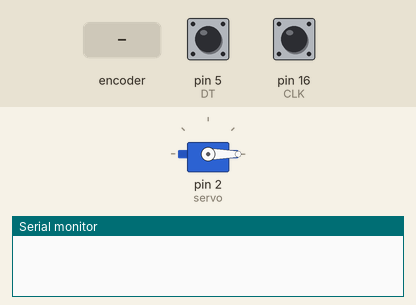
A sketch run on a simulated Arduino Uno, built with avr-gcc and run on an emulated ATmega328P. Shown: servo, the last lines printed to the serial monitor. The test bench sets the inputs (shaded band); at power-on: pin 5 (DT) HIGH, pin 16 (CLK) HIGH.

Above: at 1.2 s.
1.3 s: rotary encoder on pin 16 (CLK) / pin 5 (DT) turned 2 steps (second pin leading)
At 2.1 s:
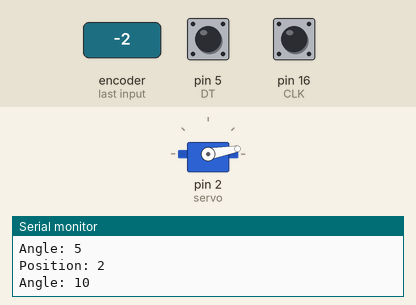
3.2 s: rotary encoder on pin 16 (CLK) / pin 5 (DT) turned 2 steps (second pin leading)
At 4.8 s:
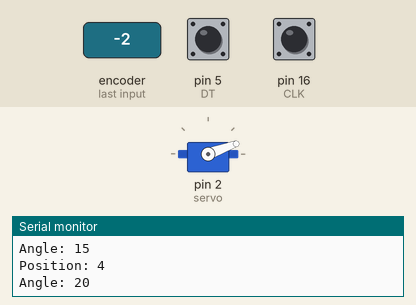
Timing chart, 0 to 6.3 s (numbered marks = the images above; inputs shaded):
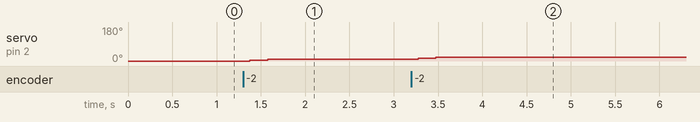

Measured:
- after the input at 1.3 s, servo on pin 2 (servo): 0° → 5° after 0.08 s, → 10° 0.20 s later
- after the input at 3.2 s, servo on pin 2 (servo): 10° → 15° after 0.08 s, → 20° 0.20 s later

The sketch:

sketch_may19c.ino
```cpp
#include <Servo.h>
// Rotary Encoder Inputs
#define CLK 16
#define DT 5
Servo servo;
int counter = 0;
int angle = 0;
int currentStateCLK;
int lastStateCLK;
void setup() {
  // Set encoder pins as inputs
  pinMode(CLK, INPUT);
  pinMode(DT, INPUT);
  // Setup Serial Monitor
  Serial.begin(9600);
  // Attach servo on pin D4 to the servo object
  servo.attach(2);
  servo.write(counter);
  // Read the initial state of CLK
  lastStateCLK = digitalRead(CLK);
}
void loop() {
  // Read the current state of CLK
  currentStateCLK = digitalRead(CLK);
  // If last and current state of CLK are different, then pulse occurred
  // React to only 1 state change to avoid double count
  if (currentStateCLK != lastStateCLK  && currentStateCLK == 1) {
    // If the DT state is different than the CLK state then
    // the encoder is rotating CCW so decrement
    if (digitalRead(DT) != currentStateCLK) {
      counter --;
      angle-=5;
    } else {
      // Encoder is rotating CW so increment
      counter ++;
      angle+=5;
    }
    // Move the servo
    servo.write(angle);
    Serial.print("Position: ");
    Serial.println(counter);
    Serial.print("Angle: ");
    Serial.println(angle);
  }
  // Remember last CLK state
  lastStateCLK = currentStateCLK;
}
```
